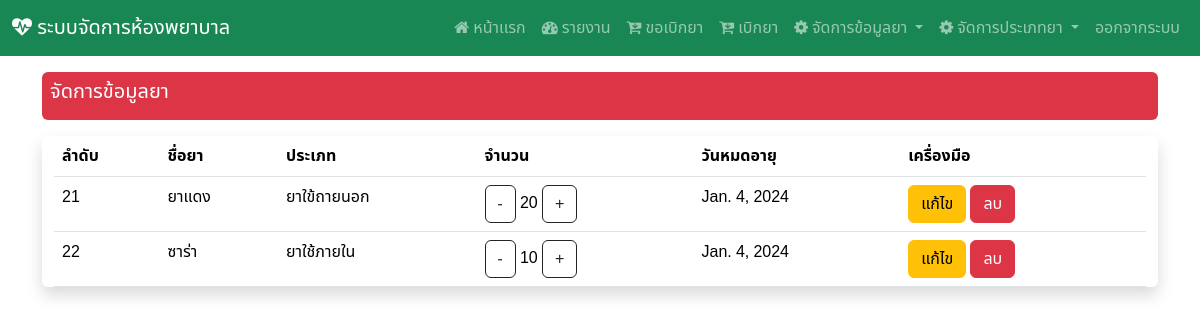
/manage_drug (signed in), run on the app's committed database.
### Hospital_app/models.py (models this page shows, shortened)
class drug(models.Model):
    drug_id = models.AutoField(primary_key=True)
    drug_name = models.CharField(max_length=255)
    drug_img = models.ImageField(upload_to='images/drug',null=True)
    drug_type = models.ForeignKey(d_type, on_delete=models.CASCADE)
    drug_qty = models.IntegerField()
    drug_exp = models.DateField()

class d_type(models.Model):
    type_id = models.AutoField(primary_key=True)
    type_name = models.CharField(max_length=255)
    def __str__(self):
        return f"{self.type_name}"

### Hospital_app/views.py (the view)
# urls.py: path('manage_drug',views.manage_drug),
def manage_drug(request):
    show_drug = drug.objects.all()
    context  = {"drug" : show_drug}
    return render(request,'edit_drug.html',context)

### Hospital_app/templates/edit_drug.html (shortened to what this page needs)
{% extends "base.html" %}
{% block content %}
<div class="mt-3 p-2 bg-danger text-white rounded">
    <h5>จัดการข้อมูลยา</h5>
  </div>
<div class="container-fluid my-3 justify-content-center align-items-center shadow rounded">
<table class="table table-responsive">
    <thead>
        <tr>
            <th><div class="col d-none d-sm-block">
              ลำดับ
            </div></th>
            <th>ชื่อยา</th>
            <th>ประเภท</th>
            <th>จำนวน</th>
            <th>
              <div class="col d-none d-sm-block">
                วันหมดอายุ
              </div>
            </th>
            <th>เครื่องมือ</th>
        </tr>
    </thead>
    <tbody>
        {% for i in drug %}
        <tr>
            <td>{{i.drug_id}}</td>
            <td>{{i.drug_name}}</td>
            <td>{{i.drug_type}}</td>
            <td>
              <a href="decrease_qty/{{i.drug_id}}" class="btn btn-outline-dark"> - </a>
              {{i.drug_qty}}
              <a href="increase_qty/{{i.drug_id}}" class="btn btn-outline-dark"> + </a>
            </td>
            <td>{{i.drug_exp}}</td>
            <td> {% comment %} ปุ่มแก้ไข และ ลบ จะกลายเป็นไอคอนไม่จอลดขนาดลง {% endcomment %}
              <div class="col d-none d-sm-block">
                <a href="edit/{{i.drug_id}}" class="btn btn-warning">แก้ไข<a/>
                  <a href="#" class="btn btn-danger" data-bs-toggle="modal"
                  data-bs-target="#deleteConfirmationModal"
                  onclick="setDeleteUrl('delete/{{i.drug_id}}')">
                  ลบ
                    </a>
              </div>
              </td>{% comment %} ปุ่มแก้ไข และ ลบ จะกลายเป็นไอคอนไม่จอลดขนาดลง {% endcomment %}
        </tr>
        {% endfor %}
    </tbody>
</div>
{% endblock  %}

### Hospital_app/templates/base.html (style rules this page uses)
body { font-family: "Noto Sans Thai", sans-serif; }

### data on the page
drug: drug_id "21", drug_name "ยาแดง", drug_type "ยาใข้ถายนอก", drug_qty "20", drug_exp "Jan. 4, 2024"
drug: drug_id "22", drug_name "ซาร่า", drug_type "ยาใช้ภายใน", drug_qty "10", drug_exp "Jan. 4, 2024"
